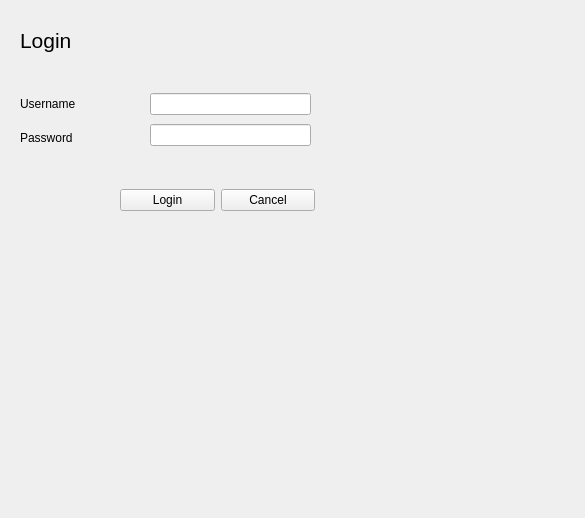
<?xml version="1.0" encoding="UTF-8"?>
<ui version="4.0">
 <class>Form</class>
 <widget class="QWidget" name="Form">
  <property name="geometry">
   <rect>
    <x>0</x>
    <y>0</y>
    <width>585</width>
    <height>518</height>
   </rect>
  </property>
  <property name="windowTitle">
   <string>Form</string>
  </property>
  <widget class="QWidget" name="verticalLayoutWidget">
   <property name="geometry">
    <rect>
     <x>20</x>
     <y>90</y>
     <width>121</width>
     <height>61</height>
    </rect>
   </property>
   <layout class="QVBoxLayout" name="verticalLayout">
    <item>
     <widget class="QLabel" name="userLabel">
      <property name="text">
       <string>Username</string>
      </property>
     </widget>
    </item>
    <item>
     <widget class="QLabel" name="pwLabel">
      <property name="text">
       <string>Password</string>
      </property>
     </widget>
    </item>
   </layout>
  </widget>
  <widget class="QWidget" name="verticalLayoutWidget_2">
   <property name="geometry">
    <rect>
     <x>150</x>
     <y>90</y>
     <width>161</width>
     <height>61</height>
    </rect>
   </property>
   <layout class="QVBoxLayout" name="verticalLayout_2">
    <item>
     <widget class="QLineEdit" name="userEntry"/>
    </item>
    <item>
     <widget class="QLineEdit" name="passEntry"/>
    </item>
   </layout>
  </widget>
  <widget class="QLabel" name="label_4">
   <property name="geometry">
    <rect>
     <x>20</x>
     <y>20</y>
     <width>241</width>
     <height>41</height>
    </rect>
   </property>
   <property name="font">
    <font>
     <pointsize>16</pointsize>
    </font>
   </property>
   <property name="text">
    <string>Login</string>
   </property>
  </widget>
  <widget class="QWidget" name="horizontalLayoutWidget">
   <property name="geometry">
    <rect>
     <x>120</x>
     <y>160</y>
     <width>195</width>
     <height>80</height>
    </rect>
   </property>
   <layout class="QHBoxLayout" name="horizontalLayout">
    <item>
     <widget class="QPushButton" name="login_but">
      <property name="text">
       <string>Login</string>
      </property>
     </widget>
    </item>
    <item>
     <widget class="QPushButton" name="cancel_but">
      <property name="text">
       <string>Cancel</string>
      </property>
     </widget>
    </item>
   </layout>
  </widget>
 </widget>
 <resources/>
 <connections/>
</ui>
